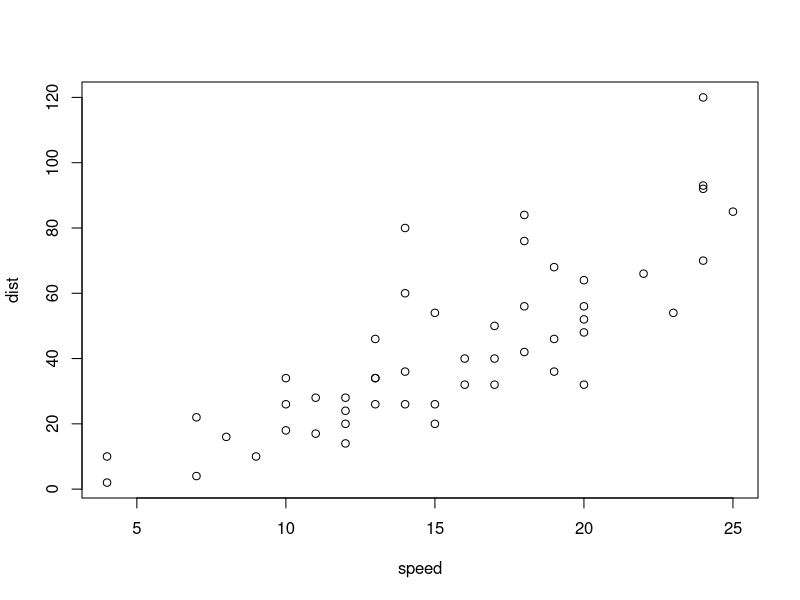
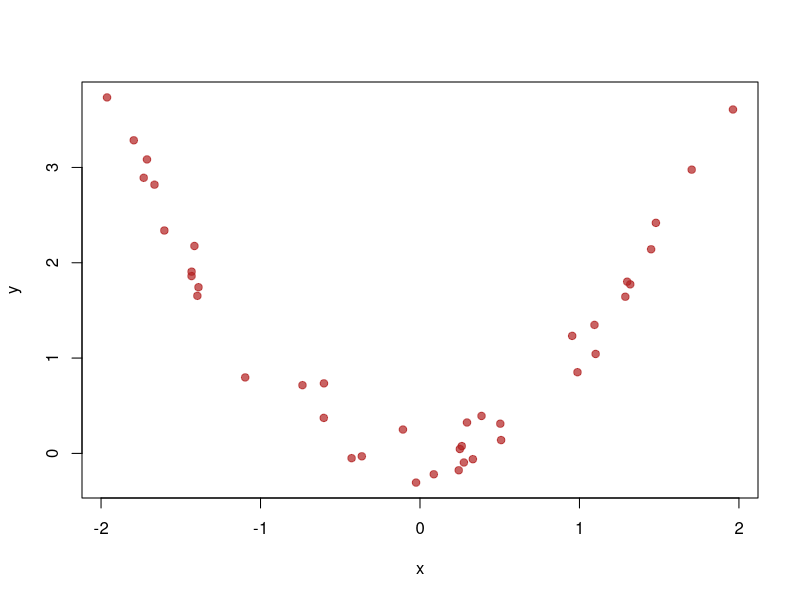
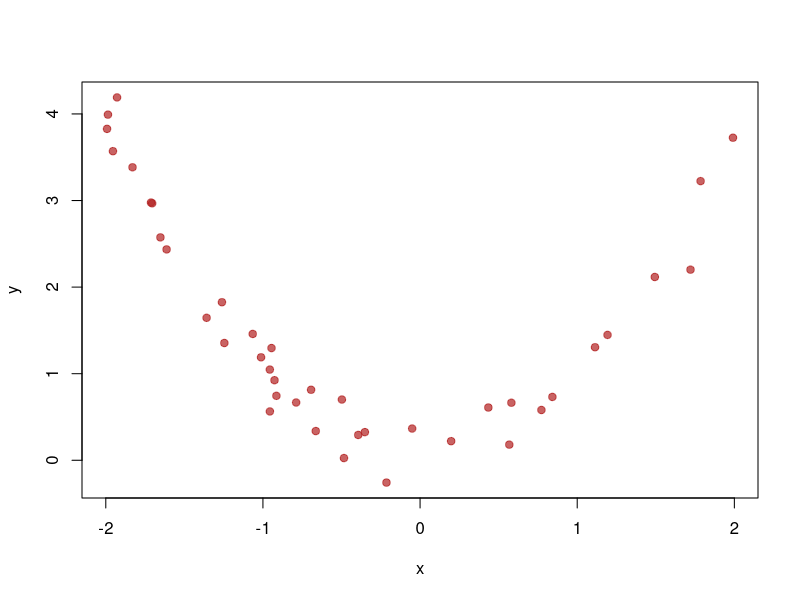
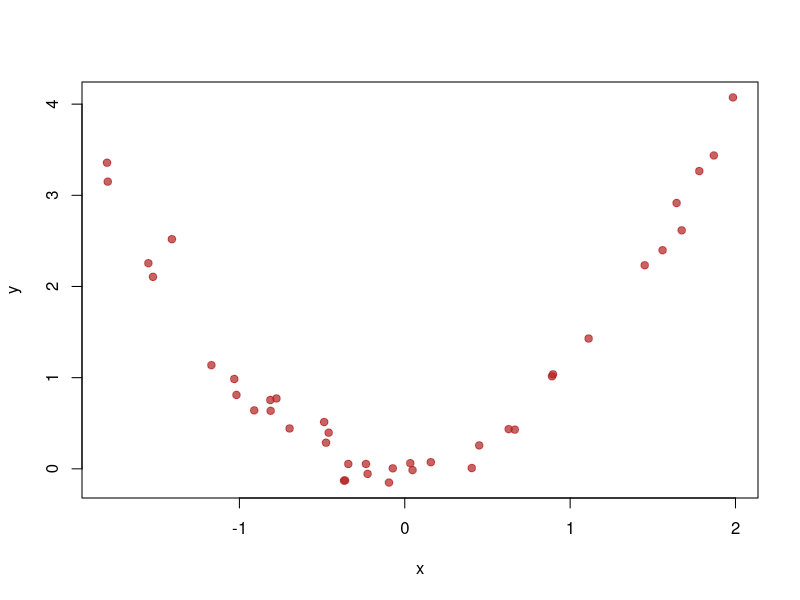

The R script that drew these images, in order:
## ---- chunk 1
summary(cars)
## ---- chunk 2
plot(cars)
## ---- chunk 3
n <- 40
x <- runif(n, min=-2, max=2)
y <- x^2 + rnorm(n, sd=0.2)
plot(x,y, pch=19, col= adjustcolor("firebrick", alpha.f=0.7))
## ---- chunk 4
n <- 40
x <- runif(n, min=-2, max=2)
y <- x^2 + rnorm(n, sd=0.2)
plot(x,y, pch=19, col= adjustcolor("firebrick", alpha.f=0.7))
## ---- chunk 5
n <- 40
x <- runif(n, min=-2, max=2)
y <- x^2 + rnorm(n, sd=0.2)
plot(x,y, pch=19, col= adjustcolor("firebrick", alpha.f=0.7))
